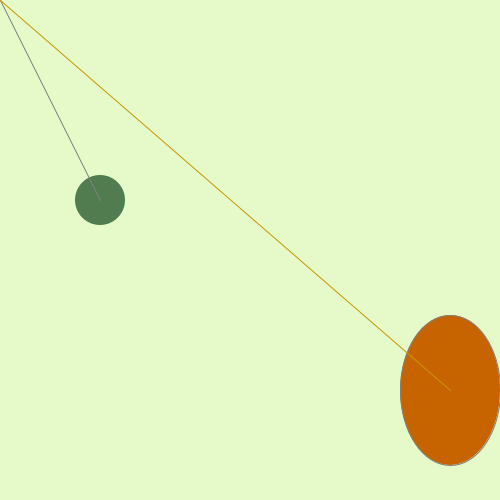
Frame 1 (no input)
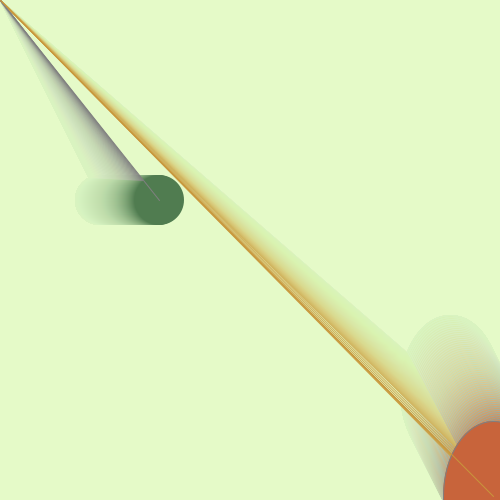
Frame 60 (the mouse pressed at the canvas centre just before this capture)
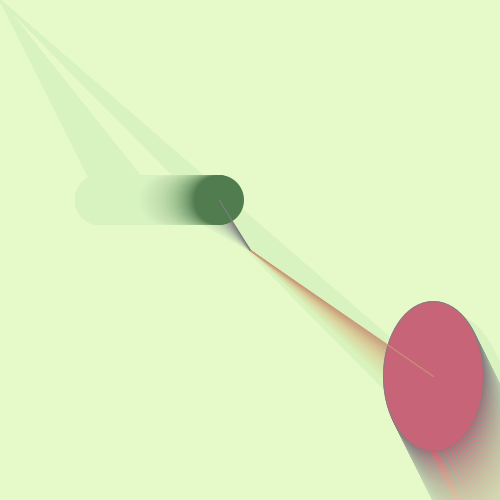
Frame 120 (the mouse held since frame 60 and released just before this capture)

The Processing sketch that drew these frames (run headless with seeded random() and noise(); from frame 60 on, the mouse is pressed at the canvas centre):

// Processing sketch: processing_90314
// ── processing_90314.pde

int posX;
int posY;
int posX2;
int posY2;
int incX;
int incX2;
int incY2;
int b = 0;
int incb = 1;


//-------------
void setup(){
  size(500, 500);
  background(229, 250, 200);
  
  posX = 100;
  posY = 200;
  posX2 = 450;
  posY2 = 390;
  incX = 1;
  incX2 = 1;
  incY2 = 2;
  incb = 1;
  
}


//------------
void draw(){
  
  //background(229, 250, 200);
  noStroke();
  fill(229, 250, 200, 10);
  rect(0,0, width, height);
  
  fill(80, 124, 80);
  ellipse(posX, posY, 50, 50);
  
  stroke(127);
  line(posX, posY, mouseX, mouseY);
  
  fill(200,100,b);
  ellipse(posX2, posY2, 100,150);
  
  stroke(200,150,b);
  line(posX2, posY2, mouseX, mouseY);
  
    // =>  posX++;
  //posX = posX + 1;
  //posX = posX % width;
  
  posX = posX + incX;
  
  if(posX < 0){
    incX = incX * -1;
  }
  
  if(posX > width){
    incX = incX * -1;
  }
  
  posX2 = posX2 + incX2;
  
  if(posX2 < 0){
    incX2 = incX2 * -1;
  }
  
  if(posX2 > width){
    incX2 = incX2 * -1;
  }
  
  posY2 = posY2 + incY2;
  
  if(posY2 < 0){
    incY2 = incY2 * -1;
  }
  
  if(posY2 > height){
    incY2 = incY2 * -1;
  }
 
  b = b + incb;
  
  if(b < 0){
    incb = incb * -1;
  }
  
  if(b > 255){
    incb = incb * -1;
  }
  
  println(posX);

}
